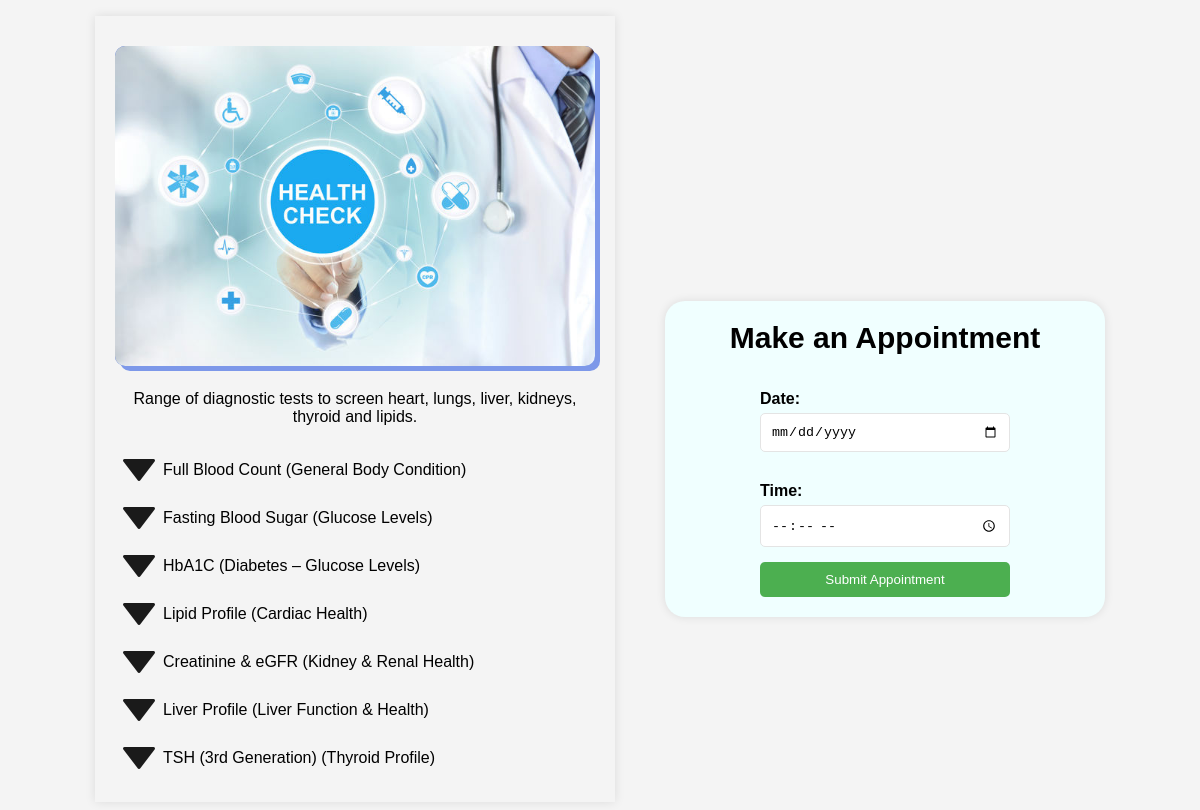
Screenshot of /pages/CheckUpDetail.php?chkId=2 with the database file from the repository.
### tables this page shows
CREATE TABLE CheckupPlan(
	Id INT PRIMARY KEY AUTO_INCREMENT,
	Name Varchar(100) not null,
	Description varchar(350) not null

);

CREATE TABLE Test(
	Id INT PRIMARY KEY AUTO_INCREMENT,
	Test Varchar(350) not null 
);

### includes/functions.inc.php (called while the page is built, shortened)
<?php
function getCheckUpPlansbyId($conn,$id){
    $sql="SELECT * FROM checkupplan WHERE Id = ?;";
    $stmt=mysqli_stmt_init($conn);
    if(!mysqli_stmt_prepare($stmt,$sql)){
        exit();
    }else{
        mysqli_stmt_bind_param($stmt,"i",$id);
        mysqli_stmt_execute($stmt);
        $result= mysqli_stmt_get_result($stmt);
        return $result;
    }
}
function getTestbyId($conn,$id){
    $sql="SELECT * FROM test WHERE Id = ?;";
    $stmt=mysqli_stmt_init($conn);
    if(!mysqli_stmt_prepare($stmt,$sql)){
        exit();
    }else{
        mysqli_stmt_bind_param($stmt,"i",$id);
        mysqli_stmt_execute($stmt);
        $result= mysqli_stmt_get_result($stmt);
        return $result;
    }
}
function getCheckUpDetails($conn,$id){
    $sql="SELECT * FROM checkupplandetails WHERE CheckupPlanId=?;";
    $stmt=mysqli_stmt_init($conn);
    if(!mysqli_stmt_prepare($stmt,$sql)){
        exit();
    }else{
        mysqli_stmt_bind_param($stmt,"i",$id);
        mysqli_stmt_execute($stmt);
        $result= mysqli_stmt_get_result($stmt);
        return $result;
    }
}

### pages/CheckUpDetail.php (the view, shortened to what this page needs)
<?php
require_once '../includes/dbh.inc.php';
require_once '../includes/functions.inc.php';
$id=$_GET["chkId"];
$chkdata=getCheckUpPlansbyId($conn,$id);
$data=getCheckUpDetails($conn,$id);
?>
<!DOCTYPE html>
<html>
    <head>
        <link rel="stylesheet" href="../styles/checkUpPlans.css">
    </head>
    <body>
        <main>
        <div class="main-con">
            <div class="checkup-info-con">
                <div class="checkup-img">
                    <img src="../images/CheckUp.jpg" alt="image">
                </div>
                <div class="check-up-test">
                    <?php
                        $checkuprow=mysqli_fetch_assoc($chkdata);?>
                        <div class="description">
                                <?php echo "<p>".$checkuprow["Description"]."</p>";?>
                        </div>
                       <?php while($row=mysqli_fetch_assoc($data))
                        {
                             $testData=getTestbyId($conn,$row["TestId"]);
                            while($test=mysqli_fetch_assoc($testData)){?>
                               <div class="test">
                                    <img src="../images/sort-down-48.png">
                                    <?php echo "<p>".$test["Test"]."</p>";?>
                                </div>
                        <?php }
                        }
                    ?>
                </div>
            </div>
            <div class="appointment-con">
                <h2>Make an Appointment</h2>
                <form class="app-form" action="../includes/checkupApp.inc.php" method="post">
                    <div class="input-con">
                        <label for="date">Date:</label>
                        <input type="date" id="date" name="date">
                    </div>
                    <div class="input-con">
                        <label for="time">Time:</label>
                        <input type="time" id="time" name="time">
                    </div>
                    <input id="submit-btn" name="make-App" type="submit" value="Submit Appointment">
                </form>
            </div>
        </div>
        </main>
    </body>
</html>

### styles/checkUpPlans.css (style rules this page uses)
* { margin: 0px; padding: 0px; }
body { display: flex; flex-direction: row; justify-content: center; align-items: center; height:100vh; }
.checkup-info-con { display: flex; flex-direction: column; max-width:30rem; padding: 20px; box-shadow: 0 0 10px rgba(0, 0, 0, 0.1); align-items: center; justify-content: center; text-align: center; width:30rem; height: fit-content; margin-bottom: 100px; }
.checkup-img img { height: 100%; width: 100%; background-color: royalblue; margin-top: 10px; border-radius: 10px; box-shadow: 5px 5px rgb(125, 152, 233); }
.test { display: flex; flex-direction: row; align-items: center; justify-content: start; }
body { font-family: Arial, sans-serif; background-color: #f4f4f4; }
.main-con { display: flex; flex-direction: row; justify-content: center; align-items: center; margin-top: 100px; }
.appointment-con { display: flex; flex-direction: column; align-items: center; justify-content: center; width: 400px; padding: 20px; background-color: azure; border-radius: 5px; box-shadow: 0 0 10px rgba(0, 0, 0, 0.1); border-radius: 20px; margin-left: 50px; }
.appointment-con h2 { font-size: 30px; }
h2 { text-align: center; margin-bottom: 20px; }
.app-form { display: flex; flex-direction: column; }
.input-con { width: 250px; margin:15px 0; }
label { font-weight: bold; display: block; margin-bottom: 5px; }
.input-con input { width: 100%; padding: 10px; border-radius: 5px; border: 1px solid #e4e4e4; box-sizing: border-box; }
input#submit-btn { background-color: #4CAF50; color: #fff; padding: 10px 15px; border: none; border-radius: 5px; cursor: pointer; width: 100%; }
.description { margin: 20px 0px 20px 0px; }

### rows the page displays
checkupplan: Description "Range of diagnostic tests to screen heart, lungs, liver, kidneys, thyroid and lipids."
test: Test "Full Blood Count (General Body Condition)"
test: Test "Fasting Blood Sugar (Glucose Levels)"
test: Test "HbA1C (Diabetes – Glucose Levels)"
test: Test "Lipid Profile (Cardiac Health)"
test: Test "Creatinine & eGFR (Kidney & Renal Health)"
test: Test "Liver Profile (Liver Function & Health)"
test: Test "TSH (3rd Generation) (Thyroid Profile)"
